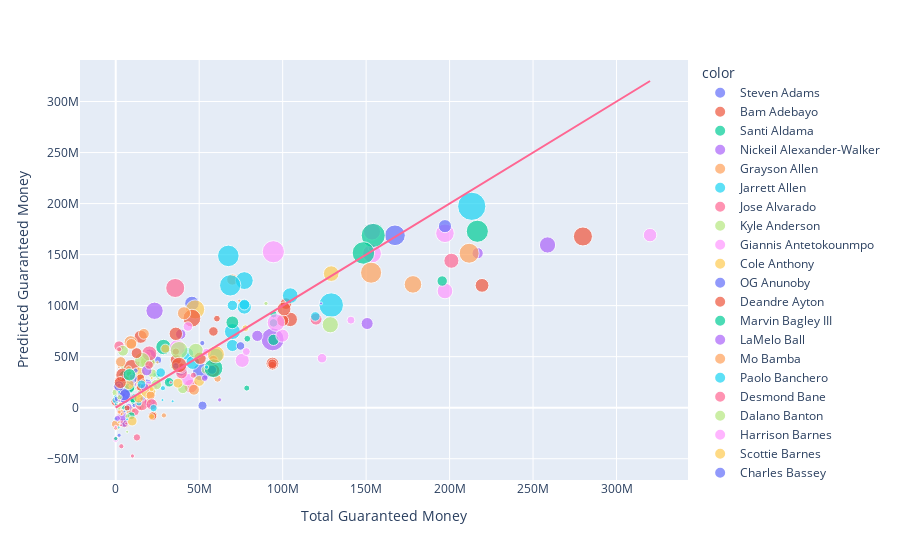

Notebook cell for this chart:
### Code cell
# Predicted vs Actual Guaranteed Money

fig = px.scatter(
    x=Ypos,
    y=Y_hat_pos,
    color=merged_nba_pos.index,
    size=merged_nba_pos['VORP'],
    labels = {
        "x": "Total Guaranteed Money",
        "y": "Predicted Guaranteed Money"
    }
)

fig.add_trace(
    go.Scatter(
        x=Ypos,
        y=Ypos,
        mode="lines"
    )
)

fig.show()
